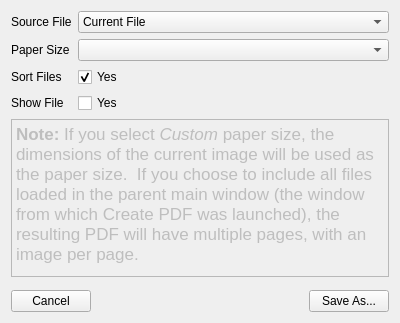
<?xml version="1.0" encoding="UTF-8"?>
<ui version="4.0">
 <class>com::sptci::PdfMaker</class>
 <widget class="QWidget" name="com::sptci::PdfMaker">
  <property name="geometry">
   <rect>
    <x>0</x>
    <y>0</y>
    <width>400</width>
    <height>323</height>
   </rect>
  </property>
  <property name="windowTitle">
   <string>Create PDF</string>
  </property>
  <layout class="QGridLayout" name="gridLayout">
   <item row="0" column="0">
    <layout class="QVBoxLayout" name="verticalLayout">
     <item>
      <layout class="QFormLayout" name="formLayout">
       <item row="0" column="0">
        <widget class="QLabel" name="label">
         <property name="text">
          <string>Source File</string>
         </property>
        </widget>
       </item>
       <item row="0" column="1">
        <widget class="QComboBox" name="file">
         <item>
          <property name="text">
           <string>Current File</string>
          </property>
         </item>
         <item>
          <property name="text">
           <string>All Files</string>
          </property>
         </item>
        </widget>
       </item>
       <item row="1" column="0">
        <widget class="QLabel" name="label_2">
         <property name="text">
          <string>Paper Size</string>
         </property>
        </widget>
       </item>
       <item row="1" column="1">
        <widget class="QComboBox" name="paperSize"/>
       </item>
       <item row="2" column="0">
        <widget class="QLabel" name="label_3">
         <property name="text">
          <string>Sort Files</string>
         </property>
        </widget>
       </item>
       <item row="2" column="1">
        <widget class="QCheckBox" name="sortFiles">
         <property name="text">
          <string>Yes</string>
         </property>
         <property name="checked">
          <bool>true</bool>
         </property>
        </widget>
       </item>
       <item row="3" column="0">
        <widget class="QLabel" name="label_4">
         <property name="text">
          <string>Show File</string>
         </property>
        </widget>
       </item>
       <item row="3" column="1">
        <widget class="QCheckBox" name="showFile">
         <property name="text">
          <string>Yes</string>
         </property>
        </widget>
       </item>
      </layout>
     </item>
     <item>
      <widget class="QTextEdit" name="textEdit">
       <property name="enabled">
        <bool>false</bool>
       </property>
       <property name="sizePolicy">
        <sizepolicy hsizetype="Expanding" vsizetype="Preferred">
         <horstretch>0</horstretch>
         <verstretch>0</verstretch>
        </sizepolicy>
       </property>
       <property name="acceptDrops">
        <bool>false</bool>
       </property>
       <property name="undoRedoEnabled">
        <bool>false</bool>
       </property>
       <property name="readOnly">
        <bool>true</bool>
       </property>
       <property name="html">
        <string>&lt;!DOCTYPE HTML PUBLIC &quot;-//W3C//DTD HTML 4.0//EN&quot; &quot;http://www.w3.org/TR/REC-html40/strict.dtd&quot;&gt;
&lt;html&gt;&lt;head&gt;&lt;meta name=&quot;qrichtext&quot; content=&quot;1&quot; /&gt;&lt;style type=&quot;text/css&quot;&gt;
p, li { white-space: pre-wrap; }
&lt;/style&gt;&lt;/head&gt;&lt;body style=&quot; font-family:'.SF NS Text'; font-size:13pt; font-weight:400; font-style:normal;&quot;&gt;
&lt;p style=&quot; margin-top:0px; margin-bottom:0px; margin-left:0px; margin-right:0px; -qt-block-indent:0; text-indent:0px;&quot;&gt;&lt;span style=&quot; font-weight:600;&quot;&gt;Note:&lt;/span&gt; If you select &lt;span style=&quot; font-style:italic;&quot;&gt;Custom&lt;/span&gt; paper size, the dimensions of the current image will be used as the paper size.  If you choose to include all files loaded in the parent main window (the window from which Create PDF was launched), the resulting PDF will have multiple pages, with an image per page.&lt;/p&gt;&lt;/body&gt;&lt;/html&gt;</string>
       </property>
      </widget>
     </item>
     <item>
      <spacer name="verticalSpacer">
       <property name="orientation">
        <enum>Qt::Vertical</enum>
       </property>
       <property name="sizeHint" stdset="0">
        <size>
         <width>20</width>
         <height>40</height>
        </size>
       </property>
      </spacer>
     </item>
     <item>
      <layout class="QHBoxLayout" name="horizontalLayout_4">
       <item>
        <widget class="QPushButton" name="cancel">
         <property name="text">
          <string>Cancel</string>
         </property>
        </widget>
       </item>
       <item>
        <spacer name="horizontalSpacer">
         <property name="orientation">
          <enum>Qt::Horizontal</enum>
         </property>
         <property name="sizeHint" stdset="0">
          <size>
           <width>40</width>
           <height>20</height>
          </size>
         </property>
        </spacer>
       </item>
       <item>
        <widget class="QPushButton" name="saveAs">
         <property name="text">
          <string>Save As...</string>
         </property>
        </widget>
       </item>
      </layout>
     </item>
    </layout>
   </item>
  </layout>
 </widget>
 <resources/>
 <connections>
  <connection>
   <sender>cancel</sender>
   <signal>pressed()</signal>
   <receiver>com::sptci::PdfMaker</receiver>
   <slot>close()</slot>
   <hints>
    <hint type="sourcelabel">
     <x>105</x>
     <y>270</y>
    </hint>
    <hint type="destinationlabel">
     <x>199</x>
     <y>149</y>
    </hint>
   </hints>
  </connection>
  <connection>
   <sender>saveAs</sender>
   <signal>pressed()</signal>
   <receiver>com::sptci::PdfMaker</receiver>
   <slot>saveAs()</slot>
   <hints>
    <hint type="sourcelabel">
     <x>293</x>
     <y>270</y>
    </hint>
    <hint type="destinationlabel">
     <x>199</x>
     <y>149</y>
    </hint>
   </hints>
  </connection>
 </connections>
</ui>
